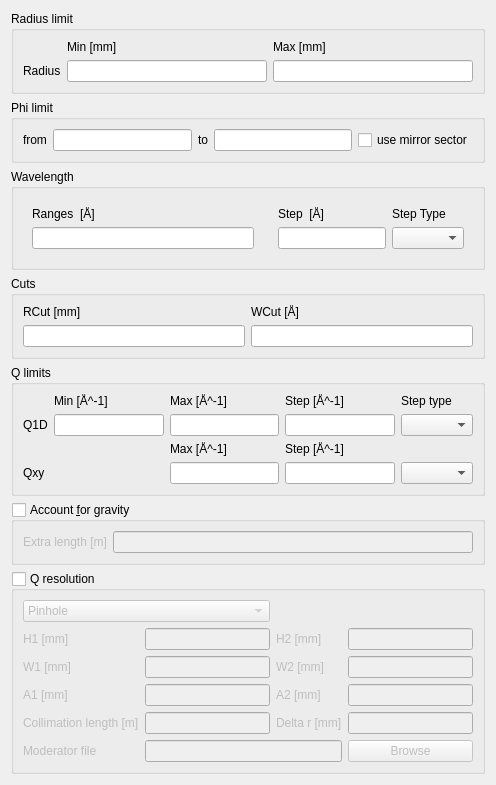
            <widget class="QWidget" name="q_tab">
             <attribute name="title">
              <string>Q, Wavelength, Detector Limits</string>
             </attribute>
             <layout class="QHBoxLayout" name="horizontalLayout_6">
              <item>
               <layout class="QVBoxLayout" name="q_tab_left_layout">
                <item>
                 <widget class="QGroupBox" name="radius_limit_group_box">
                  <property name="toolTip">
                   <string>&lt;html&gt;&lt;head/&gt;&lt;body&gt;&lt;p&gt;Disk mask which is useful for the beam stop&lt;/p&gt;&lt;/body&gt;&lt;/html&gt;</string>
                  </property>
                  <property name="title">
                   <string>Radius limit</string>
                  </property>
                  <layout class="QGridLayout" name="gridLayout_19">
                   <item row="1" column="1">
                    <widget class="QLineEdit" name="radius_limit_min_line_edit">
                     <property name="toolTip">
                      <string>&lt;html&gt;&lt;head/&gt;&lt;body&gt;&lt;p&gt;Lower radius setting in mm.&lt;/p&gt;&lt;/body&gt;&lt;/html&gt;</string>
                     </property>
                    </widget>
                   </item>
                   <item row="1" column="0">
                    <widget class="QLabel" name="phi_limit">
                     <property name="text">
                      <string>Radius</string>
                     </property>
                    </widget>
                   </item>
                   <item row="1" column="2">
                    <widget class="QLineEdit" name="radius_limit_max_line_edit">
                     <property name="toolTip">
                      <string>&lt;html&gt;&lt;head/&gt;&lt;body&gt;&lt;p&gt;Upper radius setting in mm.&lt;/p&gt;&lt;/body&gt;&lt;/html&gt;</string>
                     </property>
                    </widget>
                   </item>
                   <item row="0" column="1">
                    <widget class="QLabel" name="radius_limit_min_label">
                     <property name="text">
                      <string>Min [mm]</string>
                     </property>
                    </widget>
                   </item>
                   <item row="0" column="2">
                    <widget class="QLabel" name="radius_limit_max_label">
                     <property name="text">
                      <string>Max [mm]</string>
                     </property>
                    </widget>
                   </item>
                  </layout>
                 </widget>
                </item>
                <item>
                 <widget class="QGroupBox" name="phi_limit_group_box">
                  <property name="toolTip">
                   <string>&lt;html&gt;&lt;head/&gt;&lt;body&gt;&lt;p&gt;Allows for selecting pizza slice masks.&lt;/p&gt;&lt;/body&gt;&lt;/html&gt;</string>
                  </property>
                  <property name="title">
                   <string>Phi limit</string>
                  </property>
                  <layout class="QGridLayout" name="gridLayout_18">
                   <item row="0" column="3">
                    <widget class="QLabel" name="phi_limit_to_label">
                     <property name="text">
                      <string>to</string>
                     </property>
                    </widget>
                   </item>
                   <item row="0" column="4">
                    <widget class="QLineEdit" name="phi_limit_max_line_edit">
                     <property name="toolTip">
                      <string>&lt;html&gt;&lt;head/&gt;&lt;body&gt;&lt;p&gt;Stop angle in degree&lt;/p&gt;&lt;/body&gt;&lt;/html&gt;</string>
                     </property>
                    </widget>
                   </item>
                   <item row="0" column="0">
                    <widget class="QLabel" name="phi_limit_from_label">
                     <property name="text">
                      <string>from</string>
                     </property>
                    </widget>
                   </item>
                   <item row="0" column="1">
                    <widget class="QLineEdit" name="phi_limit_min_line_edit">
                     <property name="toolTip">
                      <string>&lt;html&gt;&lt;head/&gt;&lt;body&gt;&lt;p&gt;Start angle in degree&lt;/p&gt;&lt;/body&gt;&lt;/html&gt;</string>
                     </property>
                    </widget>
                   </item>
                   <item row="0" column="5">
                    <widget class="QCheckBox" name="phi_limit_use_mirror_check_box">
                     <property name="toolTip">
                      <string>&lt;html&gt;&lt;head/&gt;&lt;body&gt;&lt;p&gt;If the mirror sector should be used.&lt;/p&gt;&lt;/body&gt;&lt;/html&gt;</string>
                     </property>
                     <property name="text">
                      <string>use mirror sector</string>
                     </property>
                    </widget>
                   </item>
                  </layout>
                 </widget>
                </item>
                <item alignment="Qt::AlignTop">
                 <widget class="QGroupBox" name="groupBox">
                  <property name="sizePolicy">
                   <sizepolicy hsizetype="Preferred" vsizetype="Maximum">
                    <horstretch>0</horstretch>
                    <verstretch>0</verstretch>
                   </sizepolicy>
                  </property>
                  <property name="toolTip">
                   <string>&lt;html&gt;&lt;head/&gt;&lt;body&gt;&lt;p&gt;Settings concerning the wavelength binning when data is transformed from time-of-flight to wavelength units.&lt;/p&gt;&lt;/body&gt;&lt;/html&gt;</string>
                  </property>
                  <property name="title">
                   <string>Wavelength</string>
                  </property>
                  <layout class="QHBoxLayout" name="horizontalLayout_10">
                   <item>
                    <widget class="QStackedWidget" name="wavelength_stacked_widget">
                     <property name="sizePolicy">
                      <sizepolicy hsizetype="Preferred" vsizetype="Maximum">
                       <horstretch>0</horstretch>
                       <verstretch>0</verstretch>
                      </sizepolicy>
                     </property>
                     <property name="maximumSize">
                      <size>
                       <width>16777215</width>
                       <height>66</height>
                      </size>
                     </property>
                     <property name="lineWidth">
                      <number>0</number>
                     </property>
                     <property name="currentIndex">
                      <number>1</number>
                     </property>
                     <widget class="QWidget" name="page">
                      <layout class="QGridLayout" name="gridLayout_3">
                       <item row="0" column="0">
                        <widget class="QLabel" name="wavelength_min_label">
                         <property name="text">
                          <string>Min [Å]</string>
                         </property>
                        </widget>
                       </item>
                       <item row="0" column="1">
                        <widget class="QLabel" name="wavelength_max_label">
                         <property name="text">
                          <string>Max  [Å]</string>
                         </property>
                        </widget>
                       </item>
                       <item row="1" column="0">
                        <widget class="QLineEdit" name="wavelength_min_line_edit"/>
                       </item>
                       <item row="1" column="1">
                        <widget class="QLineEdit" name="wavelength_max_line_edit"/>
                       </item>
                      </layout>
                     </widget>
                     <widget class="QWidget" name="page_2">
                      <layout class="QGridLayout" name="gridLayout_6">
                       <item row="2" column="0">
                        <widget class="QLineEdit" name="wavelength_slices_line_edit"/>
                       </item>
                       <item row="1" column="0">
                        <widget class="QLabel" name="label_7">
                         <property name="toolTip">
                          <string>&lt;html&gt;&lt;head/&gt;&lt;body&gt;&lt;p&gt;It is possible to perform wavelength slices of the data and reduce these separately.&lt;/p&gt;&lt;p&gt;Input can be:&lt;/p&gt;&lt;p&gt;-&lt;span style=&quot; font-style:italic;&quot;&gt; start:step:stop&lt;/span&gt; specifies wavelength slices from the &lt;span style=&quot; font-style:italic;&quot;&gt;start&lt;/span&gt; value to the &lt;span style=&quot; font-style:italic;&quot;&gt;stop &lt;/span&gt;value in steps of &lt;span style=&quot; font-style:italic;&quot;&gt;step&lt;/span&gt;&lt;/p&gt;&lt;p&gt;- &lt;span style=&quot; font-style:italic;&quot;&gt;start-stop &lt;/span&gt;which specifies a wavelength slice from the &lt;span style=&quot; font-style:italic;&quot;&gt;start&lt;/span&gt; value to the &lt;span style=&quot; font-style:italic;&quot;&gt;stop&lt;/span&gt; value&lt;/p&gt;&lt;p&gt;- &lt;span style=&quot; font-style:italic;&quot;&gt;&amp;gt;start&lt;/span&gt; specifies a slice from the &lt;span style=&quot; font-style:italic;&quot;&gt;start &lt;/span&gt;value to the end of the data set&lt;/p&gt;&lt;p&gt;- &lt;span style=&quot; font-style:italic;&quot;&gt;&amp;lt;stop&lt;/span&gt; specifes a slice from the start of the data set to the &lt;span style=&quot; font-style:italic;&quot;&gt;stop &lt;/span&gt;value&lt;/p&gt;&lt;p&gt;In addition it is possible to concatenate these specifications using comma-separation. An example is:&lt;/p&gt;&lt;p&gt;&lt;span style=&quot; font-style:italic;&quot;&gt;5-10,12:2:16,20-30&lt;/span&gt;&lt;/p&gt;&lt;p&gt;A reduction will always be done between the maximum and minimum wavelengths of a given set.&lt;/p&gt;&lt;/body&gt;&lt;/html&gt;</string>
                         </property>
                         <property name="text">
                          <string>Ranges  [Å]</string>
                         </property>
                        </widget>
                       </item>
                      </layout>
                     </widget>
                    </widget>
                   </item>
                   <item>
                    <widget class="QWidget" name="widget" native="true">
                     <property name="sizePolicy">
                      <sizepolicy hsizetype="Preferred" vsizetype="Maximum">
                       <horstretch>0</horstretch>
                       <verstretch>0</verstretch>
                      </sizepolicy>
                     </property>
                     <property name="maximumSize">
                      <size>
                       <width>16777215</width>
                       <height>66</height>
                      </size>
                     </property>
                     <layout class="QGridLayout" name="gridLayout_14">
                      <item row="0" column="0">
                       <widget class="QLabel" name="wavelength_step_label">
                        <property name="text">
                         <string>Step  [Å]</string>
                        </property>
                       </widget>
                      </item>
                      <item row="0" column="1">
                       <widget class="QLabel" name="wavelength_step_type_label">
                        <property name="text">
                         <string>Step Type</string>
                        </property>
                       </widget>
                      </item>
                      <item row="1" column="0">
                       <widget class="QLineEdit" name="wavelength_step_line_edit"/>
                      </item>
                      <item row="1" column="1">
                       <widget class="QComboBox" name="wavelength_step_type_combo_box"/>
                      </item>
                     </layout>
                    </widget>
                   </item>
                  </layout>
                 </widget>
                </item>
                <item>
                 <widget class="QGroupBox" name="groupBox_2">
                  <property name="title">
                   <string>Cuts</string>
                  </property>
                  <layout class="QGridLayout" name="gridLayout_14">
                   <item row="0" column="0">
                    <widget class="QLabel" name="q_1d_label_2">
                     <property name="toolTip">
                      <string>&lt;html&gt;&lt;head/&gt;&lt;body&gt;&lt;p&gt;Momentum transfer settings for 1D reductions.&lt;/p&gt;&lt;/body&gt;&lt;/html&gt;</string>
                     </property>
                     <property name="text">
                      <string>RCut [mm]</string>
                     </property>
                    </widget>
                   </item>
                   <item row="0" column="1">
                    <widget class="QLabel" name="q_1d_label_3">
                     <property name="toolTip">
                      <string>&lt;html&gt;&lt;head/&gt;&lt;body&gt;&lt;p&gt;Momentum transfer settings for 1D reductions.&lt;/p&gt;&lt;/body&gt;&lt;/html&gt;</string>
                     </property>
                     <property name="text">
                      <string>WCut [Å]</string>
                     </property>
                    </widget>
                   </item>
                   <item row="1" column="0">
                    <widget class="QLineEdit" name="r_cut_line_edit"/>
                   </item>
                   <item row="1" column="1">
                    <widget class="QLineEdit" name="w_cut_line_edit"/>
                   </item>
                  </layout>
                 </widget>
                </item>
                <item>
                 <widget class="QGroupBox" name="q_limits_group_box">
                  <property name="toolTip">
                   <string>&lt;html&gt;&lt;head/&gt;&lt;body&gt;&lt;p&gt;Settings for the momentum transfer limits.&lt;/p&gt;&lt;/body&gt;&lt;/html&gt;</string>
                  </property>
                  <property name="title">
                   <string>Q limits</string>
                  </property>
                  <layout class="QGridLayout" name="gridLayout_15">
                   <item row="1" column="1">
                    <widget class="QLineEdit" name="q_1d_min_line_edit">
                     <property name="toolTip">
                      <string>&lt;html&gt;&lt;head/&gt;&lt;body&gt;&lt;p&gt;The lower bound of the momentum transfer for a 1D reduction.&lt;/p&gt;&lt;/body&gt;&lt;/html&gt;</string>
                     </property>
                    </widget>
                   </item>
                   <item row="0" column="4">
                    <widget class="QLabel" name="q_step_type_label">
                     <property name="text">
                      <string>Step type</string>
                     </property>
                    </widget>
                   </item>
                   <item row="0" column="3">
                    <widget class="QLabel" name="q_step_label">
                     <property name="text">
                      <string>Step [Å^-1]</string>
                     </property>
                    </widget>
                   </item>
                   <item row="3" column="2">
                    <widget class="QLineEdit" name="q_xy_max_line_edit">
                     <property name="toolTip">
                      <string>&lt;html&gt;&lt;head/&gt;&lt;body&gt;&lt;p&gt;The upper bound of the momentum transfer for a 2D reduction.&lt;/p&gt;&lt;/body&gt;&lt;/html&gt;</string>
                     </property>
                    </widget>
                   </item>
                   <item row="3" column="0">
                    <widget class="QLabel" name="q_xy_label">
                     <property name="toolTip">
                      <string>&lt;html&gt;&lt;head/&gt;&lt;body&gt;&lt;p&gt;Momentum transfer settings for 2D reductions.&lt;/p&gt;&lt;/body&gt;&lt;/html&gt;</string>
                     </property>
                     <property name="text">
                      <string>Qxy</string>
                     </property>
                    </widget>
                   </item>
                   <item row="1" column="0">
                    <widget class="QLabel" name="q_1d_label">
                     <property name="toolTip">
                      <string>&lt;html&gt;&lt;head/&gt;&lt;body&gt;&lt;p&gt;Momentum transfer settings for 1D reductions.&lt;/p&gt;&lt;/body&gt;&lt;/html&gt;</string>
                     </property>
                     <property name="text">
                      <string>Q1D</string>
                     </property>
                    </widget>
                   </item>
                   <item row="0" column="1">
                    <widget class="QLabel" name="q_min_label">
                     <property name="text">
                      <string>Min [Å^-1]</string>
                     </property>
                    </widget>
                   </item>
                   <item row="3" column="3">
                    <widget class="QLineEdit" name="q_xy_step_line_edit">
                     <property name="toolTip">
                      <string>&lt;html&gt;&lt;head/&gt;&lt;body&gt;&lt;p&gt;The step of the momentum transfer for a 2D reduction.&lt;/p&gt;&lt;/body&gt;&lt;/html&gt;</string>
                     </property>
                    </widget>
                   </item>
                   <item row="1" column="4">
                    <widget class="QComboBox" name="q_1d_step_type_combo_box">
                     <property name="toolTip">
                      <string>&lt;html&gt;&lt;head/&gt;&lt;body&gt;&lt;p&gt;The step type of the momentum transfer for a 1D reduction.&lt;/p&gt;&lt;/body&gt;&lt;/html&gt;</string>
                     </property>
                    </widget>
                   </item>
                   <item row="3" column="4">
                    <widget class="QComboBox" name="q_xy_step_type_combo_box">
                     <property name="toolTip">
                      <string>&lt;html&gt;&lt;head/&gt;&lt;body&gt;&lt;p&gt;The step type of the momentum transfer for a 2D reduction.&lt;/p&gt;&lt;/body&gt;&lt;/html&gt;</string>
                     </property>
                    </widget>
                   </item>
                   <item row="1" column="3">
                    <widget class="QLineEdit" name="q_1d_step_line_edit">
                     <property name="toolTip">
                      <string>&lt;html&gt;&lt;head/&gt;&lt;body&gt;&lt;p&gt;The step of the momentum transfer for a 1D reduction.&lt;/p&gt;&lt;/body&gt;&lt;/html&gt;</string>
                     </property>
                    </widget>
                   </item>
                   <item row="1" column="2">
                    <widget class="QLineEdit" name="q_1d_max_line_edit">
                     <property name="toolTip">
                      <string>&lt;html&gt;&lt;head/&gt;&lt;body&gt;&lt;p&gt;The upper bound of the momentum transfer for a 1D reduction.&lt;/p&gt;&lt;/body&gt;&lt;/html&gt;</string>
                     </property>
                    </widget>
                   </item>
                   <item row="0" column="2">
                    <widget class="QLabel" name="q_max_label">
                     <property name="text">
                      <string>Max [Å^-1]</string>
                     </property>
                    </widget>
                   </item>
                   <item row="2" column="2">
                    <widget class="QLabel" name="label_8">
                     <property name="text">
                      <string>Max [Å^-1]</string>
                     </property>
                    </widget>
                   </item>
                   <item row="2" column="3">
                    <widget class="QLabel" name="label_9">
                     <property name="text">
                      <string>Step [Å^-1]</string>
                     </property>
                    </widget>
                   </item>
                  </layout>
                 </widget>
                </item>
                <item>
                 <widget class="QGroupBox" name="gravity_group_box">
                  <property name="toolTip">
                   <string>&lt;html&gt;&lt;head/&gt;&lt;body&gt;&lt;p&gt;Gravity settings. If checked then gravity will be accounted for in the reduction.&lt;/p&gt;&lt;/body&gt;&lt;/html&gt;</string>
                  </property>
                  <property name="title">
                   <string>Account &amp;for gravity</string>
                  </property>
                  <property name="checkable">
                   <bool>true</bool>
                  </property>
                  <property name="checked">
                   <bool>false</bool>
                  </property>
                  <layout class="QGridLayout" name="gridLayout_17">
                   <item row="0" column="0">
                    <widget class="QLabel" name="gravity_extra_length_label">
                     <property name="toolTip">
                      <string>&lt;html&gt;&lt;head/&gt;&lt;body&gt;&lt;p&gt;Extra length for the gravity correction.&lt;/p&gt;&lt;/body&gt;&lt;/html&gt;</string>
                     </property>
                     <property name="text">
                      <string>Extra length [m]</string>
                     </property>
                    </widget>
                   </item>
                   <item row="0" column="1">
                    <widget class="QLineEdit" name="gravity_extra_length_line_edit">
                     <property name="toolTip">
                      <string>&lt;html&gt;&lt;head/&gt;&lt;body&gt;&lt;p&gt;Extra length for the gravity correction.&lt;/p&gt;&lt;/body&gt;&lt;/html&gt;</string>
                     </property>
                    </widget>
                   </item>
                  </layout>
                 </widget>
                </item>
                <item>
                 <widget class="QGroupBox" name="q_resolution_group_box">
                  <property name="toolTip">
                   <string>&lt;html&gt;&lt;head/&gt;&lt;body&gt;&lt;p&gt;Settings for Q resolution. If checked, then the Q resolution is used, else not.&lt;/p&gt;&lt;/body&gt;&lt;/html&gt;</string>
                  </property>
                  <property name="title">
                   <string>Q resolution</string>
                  </property>
                  <property name="checkable">
                   <bool>true</bool>
                  </property>
                  <property name="checked">
                   <bool>false</bool>
                  </property>
                  <layout class="QGridLayout" name="gridLayout_13">
                   <item row="0" column="0" colspan="2">
                    <widget class="QComboBox" name="q_resolution_shape_combo_box">
                     <property name="toolTip">
                      <string>&lt;html&gt;&lt;head/&gt;&lt;body&gt;&lt;p&gt;Selection of the aperture. This can be either a rectangular or a circular aperture&lt;/p&gt;&lt;/body&gt;&lt;/html&gt;</string>
                     </property>
                     <item>
                      <property name="text">
                       <string>Pinhole</string>
                      </property>
                     </item>
                     <item>
                      <property name="text">
                       <string>Slit</string>
                      </property>
                     </item>
                    </widget>
                   </item>
                   <item row="3" column="0">
                    <widget class="QLabel" name="q_resolution_source_a_label">
                     <property name="toolTip">
                      <string>&lt;html&gt;&lt;head/&gt;&lt;body&gt;&lt;p&gt;Diameter of a circular source aperature.&lt;/p&gt;&lt;/body&gt;&lt;/html&gt;</string>
                     </property>
                     <property name="text">
                      <string>A1 [mm]</string>
                     </property>
                    </widget>
                   </item>
                   <item row="3" column="2">
                    <widget class="QLabel" name="q_resolution_sample_a_label">
                     <property name="toolTip">
                      <string>&lt;html&gt;&lt;head/&gt;&lt;body&gt;&lt;p&gt;Diameter of a circular sample aperature.&lt;/p&gt;&lt;/body&gt;&lt;/html&gt;</string>
                     </property>
                     <property name="text">
                      <string>A2 [mm]</string>
                     </property>
                    </widget>
                   </item>
                   <item row="1" column="1">
                    <widget class="QLineEdit" name="q_resolution_source_h_line_edit">
                     <property name="toolTip">
                      <string>&lt;html&gt;&lt;head/&gt;&lt;body&gt;&lt;p&gt;Height of a rectangular source aperature.&lt;/p&gt;&lt;/body&gt;&lt;/html&gt;</string>
                     </property>
                    </widget>
                   </item>
                   <item row="2" column="2">
                    <widget class="QLabel" name="q_resolution_sample_w_label">
                     <property name="toolTip">
                      <string>&lt;html&gt;&lt;head/&gt;&lt;body&gt;&lt;p&gt;Width of a rectangular sample aperature.&lt;/p&gt;&lt;/body&gt;&lt;/html&gt;</string>
                     </property>
                     <property name="text">
                      <string>W2 [mm]</string>
                     </property>
                    </widget>
                   </item>
                   <item row="2" column="3">
                    <widget class="QLineEdit" name="q_resolution_sample_w_line_edit">
                     <property name="toolTip">
                      <string>&lt;html&gt;&lt;head/&gt;&lt;body&gt;&lt;p&gt;Width of a rectangular sample aperature.&lt;/p&gt;&lt;/body&gt;&lt;/html&gt;</string>
                     </property>
                    </widget>
                   </item>
                   <item row="5" column="0">
                    <widget class="QLabel" name="q_resolution_collimation_length_label">
                     <property name="toolTip">
                      <string>&lt;html&gt;&lt;head/&gt;&lt;body&gt;&lt;p&gt;The collimation length.&lt;/p&gt;&lt;/body&gt;&lt;/html&gt;</string>
                     </property>
                     <property name="text">
                      <string>Collimation length [m]</string>
                     </property>
                    </widget>
                   </item>
                   <item row="5" column="2">
                    <widget class="QLabel" name="q_resolution_delta_r_label">
                     <property name="toolTip">
                      <string>&lt;html&gt;&lt;head/&gt;&lt;body&gt;&lt;p&gt;Delta r.&lt;/p&gt;&lt;/body&gt;&lt;/html&gt;</string>
                     </property>
                     <property name="text">
                      <string>Delta r [mm]</string>
                     </property>
                    </widget>
                   </item>
                   <item row="6" column="1" colspan="2">
                    <widget class="QLineEdit" name="q_resolution_moderator_file_line_edit">
                     <property name="toolTip">
                      <string>&lt;html&gt;&lt;head/&gt;&lt;body&gt;&lt;p&gt;Path to the moderator file.&lt;/p&gt;&lt;/body&gt;&lt;/html&gt;</string>
                     </property>
                    </widget>
                   </item>
                   <item row="6" column="3">
                    <widget class="QPushButton" name="q_resolution_moderator_file_push_button">
                     <property name="text">
                      <string>Browse</string>
                     </property>
                    </widget>
                   </item>
                   <item row="6" column="0">
                    <widget class="QLabel" name="q_resolution_moderator_file_label">
                     <property name="toolTip">
                      <string>&lt;html&gt;&lt;head/&gt;&lt;body&gt;&lt;p&gt;Path to the moderator file.&lt;/p&gt;&lt;/body&gt;&lt;/html&gt;</string>
                     </property>
                     <property name="text">
                      <string>Moderator file</string>
                     </property>
                    </widget>
                   </item>
                   <item row="5" column="1">
                    <widget class="QLineEdit" name="q_resolution_collimation_length_line_edit">
                     <property name="toolTip">
                      <string>&lt;html&gt;&lt;head/&gt;&lt;body&gt;&lt;p&gt;The collimation length.&lt;/p&gt;&lt;/body&gt;&lt;/html&gt;</string>
                     </property>
                    </widget>
                   </item>
                   <item row="5" column="3">
                    <widget class="QLineEdit" name="q_resolution_delta_r_line_edit">
                     <property name="toolTip">
                      <string>&lt;html&gt;&lt;head/&gt;&lt;body&gt;&lt;p&gt;Delta r.&lt;/p&gt;&lt;/body&gt;&lt;/html&gt;</string>
                     </property>
                    </widget>
                   </item>
                   <item row="3" column="3">
                    <widget class="QLineEdit" name="q_resolution_sample_a_line_edit">
                     <property name="toolTip">
                      <string>&lt;html&gt;&lt;head/&gt;&lt;body&gt;&lt;p&gt;Diameter of a circular sample aperature.&lt;/p&gt;&lt;/body&gt;&lt;/html&gt;</string>
                     </property>
                    </widget>
                   </item>
                   <item row="3" column="1">
                    <widget class="QLineEdit" name="q_resolution_source_a_line_edit">
                     <property name="toolTip">
                      <string>&lt;html&gt;&lt;head/&gt;&lt;body&gt;&lt;p&gt;Diameter of a circular source aperature.&lt;/p&gt;&lt;/body&gt;&lt;/html&gt;</string>
                     </property>
                    </widget>
                   </item>
                   <item row="2" column="1">
                    <widget class="QLineEdit" name="q_resolution_source_w_line_edit">
                     <property name="toolTip">
                      <string>&lt;html&gt;&lt;head/&gt;&lt;body&gt;&lt;p&gt;Width of a rectangular source aperature.&lt;/p&gt;&lt;/body&gt;&lt;/html&gt;</string>
                     </property>
                    </widget>
                   </item>
                   <item row="1" column="0">
                    <widget class="QLabel" name="q_resolution_source_h_label">
                     <property name="toolTip">
                      <string>&lt;html&gt;&lt;head/&gt;&lt;body&gt;&lt;p&gt;Height of a rectangular source aperature.&lt;/p&gt;&lt;/body&gt;&lt;/html&gt;</string>
                     </property>
                     <property name="text">
                      <string>H1 [mm]</string>
                     </property>
                    </widget>
                   </item>
                   <item row="1" column="3">
                    <widget class="QLineEdit" name="q_resolution_sample_h_line_edit">
                     <property name="toolTip">
                      <string>&lt;html&gt;&lt;head/&gt;&lt;body&gt;&lt;p&gt;Height of a rectangular sample aperature.&lt;/p&gt;&lt;/body&gt;&lt;/html&gt;</string>
                     </property>
                    </widget>
                   </item>
                   <item row="2" column="0">
                    <widget class="QLabel" name="q_resolution_source_w_label">
                     <property name="toolTip">
                      <string>&lt;html&gt;&lt;head/&gt;&lt;body&gt;&lt;p&gt;Width of a rectangular source aperature.&lt;/p&gt;&lt;/body&gt;&lt;/html&gt;</string>
                     </property>
                     <property name="text">
                      <string>W1 [mm]</string>
                     </property>
                    </widget>
                   </item>
                   <item row="1" column="2">
                    <widget class="QLabel" name="q_resolution_sample_h_label">
                     <property name="toolTip">
                      <string>&lt;html&gt;&lt;head/&gt;&lt;body&gt;&lt;p&gt;Height of a rectangular sample aperature.&lt;/p&gt;&lt;/body&gt;&lt;/html&gt;</string>
                     </property>
                     <property name="text">
                      <string>H2 [mm]</string>
                     </property>
                    </widget>
                   </item>
                  </layout>
                 </widget>
                </item>
               </layout>
              </item>
              <item>
               <layout class="QVBoxLayout" name="q_tab_right_layout"/>
              </item>
             </layout>
            </widget>
